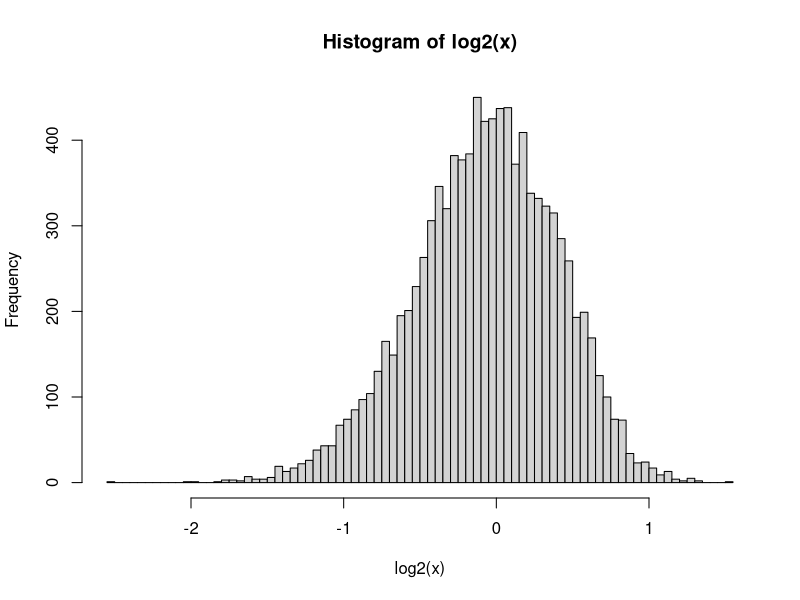

Source code (R): (Note: this script raises an error after producing the figure.)
library(ggplot2)
library(cowplot)
set.seed(1)
n <- 10000
a <- 10 # shape
s <- 1/a # scale
# s <- 2000 (for a = 0.1)
x <- rgamma(n,shape = a,scale = s)
print(mean(x))
print(median(x))
print(qgamma(0.5,shape = a,scale = s))
print(sd(x))
hist(log2(x),n = 64)
stop()
par(mfcol = c(1,2))
print(sd(x))
s <- 1.15
x <- rnorm(n,0,s)
y <- exp(x)
hist(y,n = 64)
print(sd(y))
y <- seq(-2,2,length.out = 1000)
x <- 10^y
x1 <- rgamma(n,shape = 0.1,scale = 2000)
x2 <- rgamma(n,shape = 10,scale = 0.1)
par(mfcol = c(2,1))
hist(log2(x1),n = 64,col = "red",xlim = c(-20,20))
hist(log2(x2),n = 64,col = "blue",xlim = c(-20,20))

ggplot(diamonds,aes(price, fill = cut)) +
  geom_histogram(binwidth = 500,position = "stack")
ggplot(diamonds,aes(price, fill = cut)) +
  geom_histogram(binwidth = 500,position = "identity")
